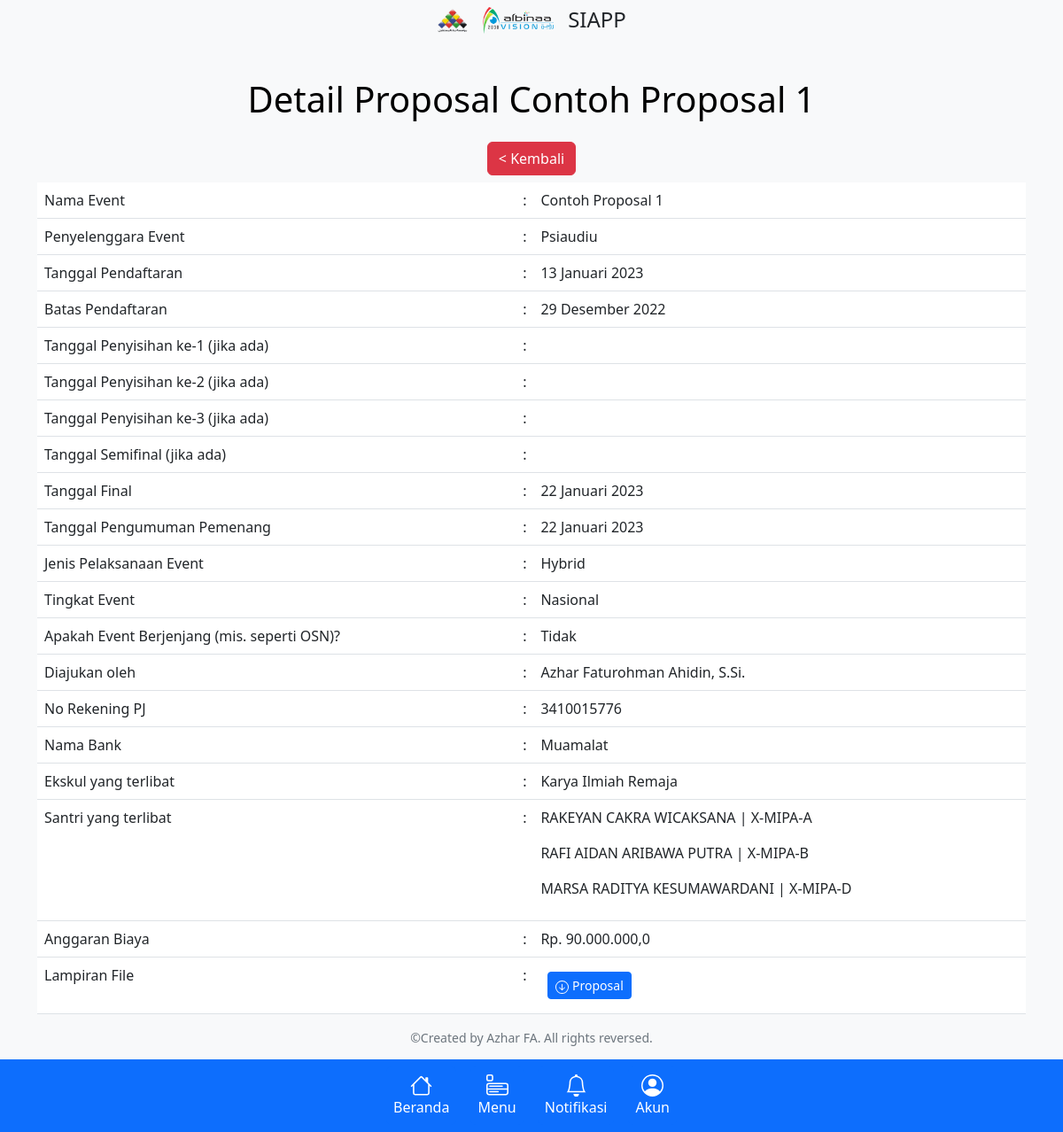
The app's page /proposal/detail/15, older data.
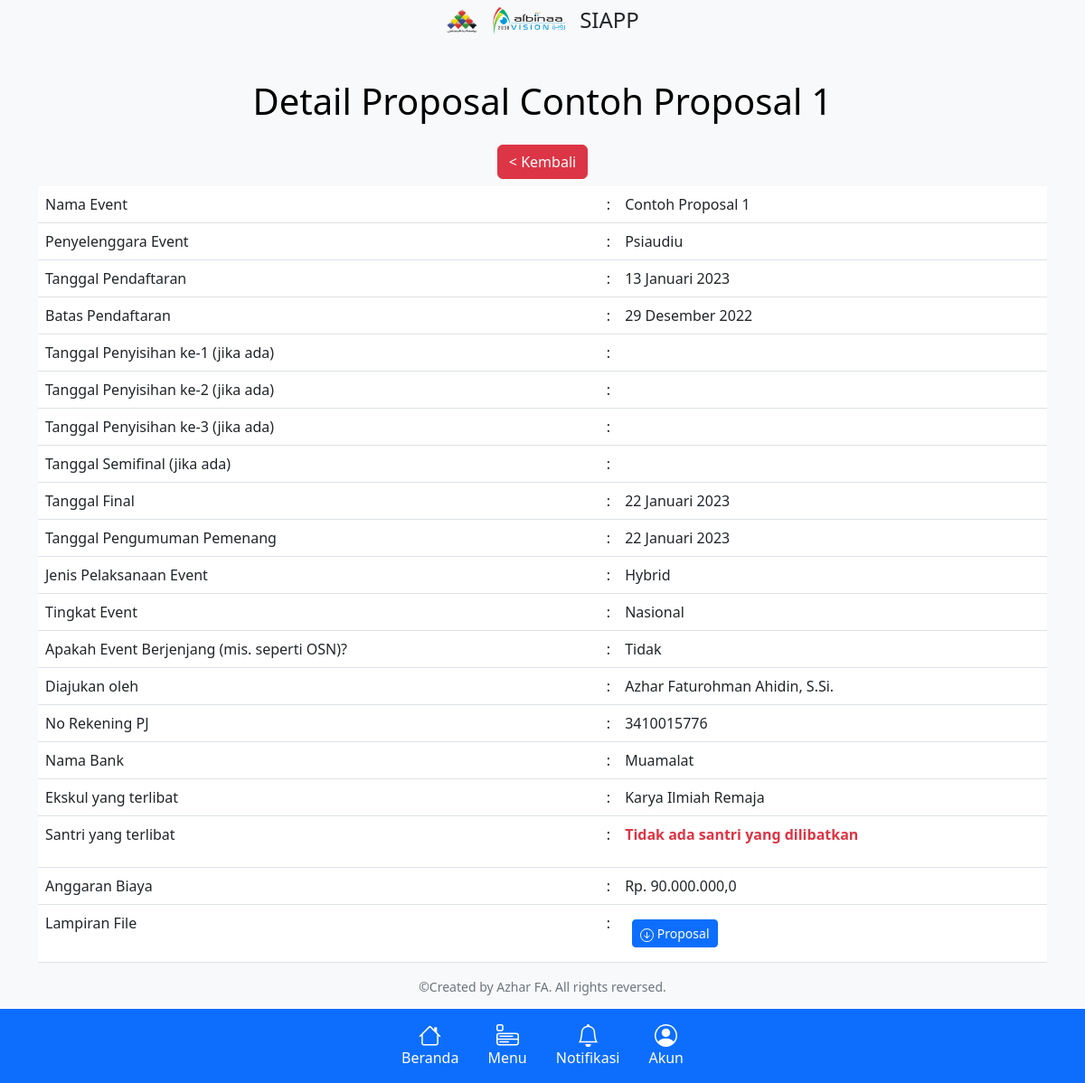
The same page, newer data.
### proposal/models.py (models this page shows, shortened)
class Proposal(models.Model):
    nama_event = models.CharField(max_length=200)
    pembuat_event = models.CharField(max_length=200)
    tanggal_pendaftaran = models.DateField()
    batas_pendaftaran = models.DateField(blank=True, null=True)
    tanggal_penyisihan_1 = models.DateField(blank=True, null=True)
    tanggal_penyisihan_2 = models.DateField(blank=True, null=True)
    tanggal_penyisihan_3 = models.DateField(blank=True, null=True)
    tanggal_semifinal = models.DateField(blank=True, null=True)
    tanggal_final = models.DateField(blank=True, null=True)
    pengumuman_pemenang = models.DateField(blank=True, null=True)
    pelaksanaan = models.CharField(max_length=30, choices=pilihan_pelaksaan)
    tingkat_event = models.CharField(max_length=30, choices=pilihan_tingkat)
    berjenjang = models.CharField(max_length=50, choices=pilihan_berjenjang)
    lokasi_event = models.CharField(max_length=200, default="")
    kota = models.CharField(max_length=200, default="", verbose_name="Kota/Kabupaten")
    provinsi = models.CharField(max_length=200, default="")
    penanggungjawab = models.ForeignKey(Teacher, on_delete=models.CASCADE)
    nomor_rekening = models.CharField(max_length=100, default="3410015776")
    nama_bank = models.CharField(max_length=100, default="Muamalat")
    ekskul = models.ForeignKey(Extracurricular, on_delete=models.CASCADE, null=True, blank=True)
    santri = models.ManyToManyField(StudentOrganization, verbose_name="Santri yang ikut", blank=True, help_text="Pada PC/Laptop, tekan Ctrl untuk memilih banyak opsi")
    anggaran_biaya = models.FloatField()
    upload_brosur = models.FileField(upload_to='proposal/brosur', verbose_name="Upload Brosur Lomba", null=True, blank=True)
    upload_undangan = models.FileField(upload_to='proposal/undangan', verbose_name="Upload Undangan Lomba", null=True,
                                     blank=True)
    upload_file = models.FileField(upload_to='proposal', verbose_name="Upload File Proposal", help_text="Format file dalam bentuk .pdf")
    Catatan = models.TextField(blank=True)
    created_at = models.DateTimeField(auto_now_add=True)
    updated_at = models.DateTimeField(auto_now=True)

### ekskul/models.py (models this page shows, shortened)
class Teacher(models.Model):
    user = models.OneToOneField(User, on_delete=models.CASCADE, verbose_name="Username",)
    nama_lengkap = models.CharField(max_length=100, verbose_name="Nama Ustadz")
    niy = models.IntegerField(default=0, verbose_name='NIY')
    gelar_depan = models.CharField(max_length=20, blank=True)
    gelar_belakang = models.CharField(max_length=20, blank=True)
    jabatan = models.CharField(max_length=100, blank=True)
    jabatan_khusus = models.CharField(max_length=100, blank=True)
    email = models.EmailField(default='user@gmail.com')
    no_hp = models.IntegerField(blank=True, default=0)
    foto = CompressedImageField(upload_to='user', default='blank-profile.png', blank=True, null=True, quality=50, help_text="format foto .jpg / .jpeg")
    def __str__(self):
        if self.gelar_depan or self.gelar_belakang:
            return f'%s %s, %s.' % (self.gelar_depan, self.nama_lengkap, self.gelar_belakang)
        else:
            return self.nama_lengkap

class Extracurricular(models.Model):
    hari = (
        ('Senin', 'Senin'),
        ('Selasa', 'Selasa'),
        ('Rabu', 'Rabu'),
        ('Kamis', 'Kamis'),
        ('Jumat', 'Jumat'),
        ('Sabtu', 'Sabtu'),
        ('Ahad', 'Ahad'),
    )
    jenis = (
        ("Ekskul", "Ekstrakurikuler"),
        ("SC", "Study Club"),
    )
    pilihan_waktu = (
        ("Sore","Sore"),
        ("Malam","Malam"),
        ("Pagi","Pagi"),
        ("Siang","Siang"),
    )
    nama = models.CharField(max_length=50, verbose_name="Nama Ekskul")
    pembina = models.ManyToManyField(Teacher)
    jadwal = models.CharField(max_length=15, choices=hari, verbose_name="Jadwal Pembinaan")
    waktu = models.CharField(max_length=15, choices=pilihan_waktu)
    jadwal_tambahan = models.CharField(max_length=20, choices=hari, default="Tidak ada", blank=True)
    waktu_tambahan = models.CharField(max_length=15, choices=pilihan_waktu, blank=True)
    tipe = models.CharField(max_length=20, choices=jenis, blank=True)
    slug = models.SlugField(blank=True)
    logo = CompressedImageField(upload_to='ekskul/logo', default='no-image.png', blank=True, null=True)
    def __str__(self):
        return self.nama

class StudentOrganization(models.Model):
    ekskul_siswa = models.ForeignKey(Extracurricular, on_delete=models.CASCADE)
    nama_siswa = models.ForeignKey(Student, on_delete=models.CASCADE)

class Student(models.Model):
    pilih_kelas = (
        ('X-MIPA-A', 'X-A'),
        ('X-MIPA-B', 'X-B'),
        ('X-MIPA-C', 'X-C'),
        ('X-MIPA-D', 'X-D'),
        ('X-MIPA-E', 'X-E'),
        ('X-MIPA-F', 'X-F'),
        ('X-MIPA-G', 'X-G'),
        ('X-MIPA-H', 'X-H'),
        ('XI-MIPA-A', 'XI-A'),
        ('XI-MIPA-B', 'XI-B'),
        ('XI-MIPA-C', 'XI-C'),
        ('XI-MIPA-D', 'XI-D'),
        ('XI-MIPA-E', 'XI-E'),
        ('XI-MIPA-F', 'XI-F'),
        ('XI-MIPA-G', 'XI-G'),
        ('XI-MIPA-H', 'XI-H'),
        ('XII-MIPA-A', 'XII-A'),
        ('XII-MIPA-B', 'XII-B'),
        ('XII-MIPA-C', 'XII-C'),
        ('XII-MIPA-D', 'XII-D'),
        ('XII-MIPA-E', 'XII-E'),
        ('XII-MIPA-F', 'XII-F'),
        ('XII-MIPA-G', 'XII-G'),
        ('XII-MIPA-H', 'XII-H'),
    )
    nama = models.CharField(max_length=100)
    nis = models.IntegerField(unique=True)
    nisn = models.CharField(max_length=20)
    kelas = models.CharField(max_length=15, choices=pilih_kelas)

### proposal/views.py (the view)
# urls.py: path('detail/<int:pk>', views.proposal_detail, name='detail-proposal'),
def proposal_detail(request, pk):
    data = get_object_or_404(Proposal, id=pk)
    status = ProposalStatus.objects.all()
    context = {
        'data': data,
        'status': status,
        'tipe' : 'lomba'
    }
    return render(request, 'proposal-detail.html', context)

### templates/proposal-detail.html (shortened to what this page needs)
{% extends 'base.html' %}
{% block content %}
    {% load humanize %}
    <div class="mt-5 pt-4 text-center">
        <h1 class="m-3">Detail Proposal {{ data.nama_event }}</h1>
        <a href="{{ request.META.HTTP_REFERER }}" class="my-2 btn btn-danger"> < Kembali</a>
    </div>
    <div class="container">
        <table class="table table-hover w-100">
            <tbody>
            {% if tipe == 'lomba' %}
                <tr>
                    <td>Nama Event</td>
                    <td class="text-end">:</td>
                    <td>{{ data.nama_event }}</td>
                </tr>
                <tr>
                    <td>Penyelenggara Event</td>
                    <td class="text-end">:</td>
                    <td>{{ data.pembuat_event }}</td>
                </tr>
                <tr>
                    <td>Tanggal Pendaftaran</td>
                    <td class="text-end">:</td>
                    <td>{{ data.tanggal_pendaftaran|date:"j F Y" }}</td>
                </tr>
                <tr>
                    <td>Batas Pendaftaran</td>
                    <td class="text-end">:</td>
                    <td>{{ data.batas_pendaftaran|date:"j F Y" }}</td>
                </tr>
                <tr>
                    <td>Tanggal Penyisihan ke-1 (jika ada)</td>
                    <td class="text-end">:</td>
                    <td>{{ data.tanggal_penyisihan_1|date:"j F Y" }}</td>
                </tr>
                <tr>
                    <td>Tanggal Penyisihan ke-2 (jika ada)</td>
                    <td class="text-end">:</td>
                    <td>{{ data.tanggal_penyisihan_2|date:"j F Y" }}</td>
                </tr>
                <tr>
                    <td>Tanggal Penyisihan ke-3 (jika ada)</td>
                    <td class="text-end">:</td>
                    <td>{{ data.tanggal_penyisihan_3|date:"j F Y" }}</td>
                </tr>
                <tr>
                    <td>Tanggal Semifinal (jika ada)</td>
                    <td class="text-end">:</td>
                    <td>{{ data.tanggal_semifinal|date:"j F Y" }}</td>
                </tr>
                <tr>
                    <td>Tanggal Final</td>
                    <td class="text-end">:</td>
                    <td>{{ data.tanggal_final|date:"j F Y" }}</td>
                </tr>
                <tr>
                    <td>Tanggal Pengumuman Pemenang</td>
                    <td class="text-end">:</td>
                    <td>{{ data.pengumuman_pemenang|date:"j F Y" }}</td>
                </tr>
                <tr>
                    <td>Jenis Pelaksanaan Event</td>
                    <td class="text-end">:</td>
                    <td>{{ data.pelaksanaan }}</td>
                </tr>
                <tr>
                    <td>Tingkat Event</td>
                    <td class="text-end">:</td>
                    <td>{{ data.tingkat_event }}</td>
                </tr>
                <tr>
                    <td>Apakah Event Berjenjang (mis. seperti OSN)?</td>
                    <td class="text-end">:</td>
                    <td>{{ data.berjenjang }}</td>
                </tr>
                <tr>
                    <td>Diajukan oleh</td>
                    <td class="text-end">:</td>
                    <td>{{ data.penanggungjawab }}</td>
                </tr>
                <tr>
                    <td>No Rekening PJ</td>
                    <td class="text-end">:</td>
                    <td>{{ data.nomor_rekening }}</td>
                </tr>
                <tr>
                    <td>Nama Bank</td>
                    <td class="text-end">:</td>
                    <td>{{ data.nama_bank }}</td>
                </tr>
                <tr>
                    <td>Ekskul yang terlibat</td>
                    <td class="text-end">:</td>
                    <td>{{ data.ekskul }}</td>
                </tr>
                <tr>
                    <td>Santri yang terlibat</td>
                    <td class="text-end">:</td>
                    <td>
                    {% if data.santri.count %}
                        {% for santri in data.santri.all %}
                            <p>{{ santri.nama_siswa.nama }} | {{ santri.nama_siswa.kelas }}</p>
                        {% endfor %}
                    {% else %}
                        <p class="text-danger fw-bold">Tidak ada santri yang dilibatkan</p>
                    {% endif %}
                    </td>
                </tr>
                <tr>
                    <td>Anggaran Biaya</td>
                    <td class="text-end">:</td>
                    <td>Rp. {{ data.anggaran_biaya|intcomma }}</td>
                </tr>
                <tr>
                    <td>Lampiran File</td>
                    <td class="text-end">:</td>
                    <td>
                        <a class="btn btn-sm btn-primary m-2" href="{{ data.upload_file.url }}" target="_blank">
                            Proposal
                        </a>
                    </td>
                </tr>
            {% endif %}
            </tbody>
        </table>
    </div>
{% endblock %}

### templates/base.html (shortened to what this page needs)
{% load static %}
<!doctype html>
<html lang="en">
<head>
    <link href="https://cdn.jsdelivr.net/npm/bootstrap@5.3.0-alpha1/dist/css/bootstrap.min.css" rel="stylesheet">
</head>
<body class="text-bg-light">
<nav>
    <div class="d-flex justify-content-center w-100 text-bg-light fixed-top text-center">
        <img class="m-2" src="{% static 'images/Binaaul-Mustaqbal.png' %}" alt="logo-sma" width="36" height="30">
        <img class="m-2" src="{% static 'images/albinaa-vision.png' %}" alt="logo-albinaa-vision" width="80" height="30">
        <a href="{% url 'app-index' %}" class="text-decoration-none text-dark m-2 fw-bold">
            <h4 class="my-0">SIAPP</h4>
        </a>
    </div>
</nav>
<main>
    {% block content %}
    {% endblock %}
</main>
<nav>
    <div class="d-flex justify-content-center w-100 text-bg-primary fixed-bottom text-center">
        <a href="{% url 'app-index' %}" class="text-bg-primary p-2 rounded text-decoration-none my-2 mx-2">
            <p class="my-0">Beranda</p>
        </a>
        <a href="{% url 'menu' %}" class="text-bg-primary p-2 rounded text-decoration-none my-2 mx-2">
            <p class="my-0">Menu</p>
        </a>
        <a href="{% url 'log-index' %}" class="text-bg-primary p-2 rounded text-decoration-none my-2 mx-2">
            <p class="my-0">Notifikasi</p>
        </a>
        <a href="{% url 'profil' %}" class="text-bg-primary p-2 rounded text-decoration-none my-2 mx-2">
            <p class="my-0">Akun</p>
        </a>
    </div>
</nav>
<footer class="text-center text-secondary mb-5 pb-5 small">©Created by Azhar FA. All rights reversed.</footer>
</body>
</html>

Row changes from the older to the newer data that the page shows:
removed StudentOrganization: nama_siswa.nama "RAKEYAN CAKRA WICAKSANA", nama_siswa.kelas "X-MIPA-A"
removed StudentOrganization: nama_siswa.nama "RAFI AIDAN ARIBAWA PUTRA", nama_siswa.kelas "X-MIPA-B"
removed StudentOrganization: nama_siswa.nama "MARSA RADITYA KESUMAWARDANI", nama_siswa.kelas "X-MIPA-D"
Text that changed along with them:
text now shown: "Tidak ada santri yang dilibatkan"
